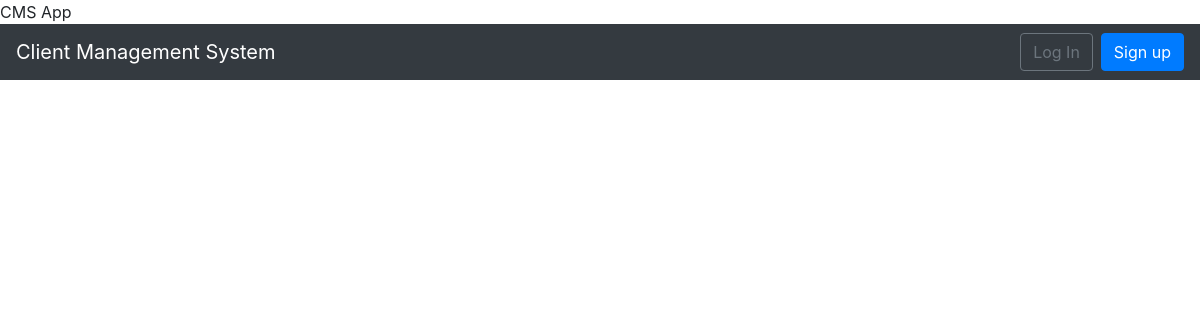
Before: /clients/ with the older database file.
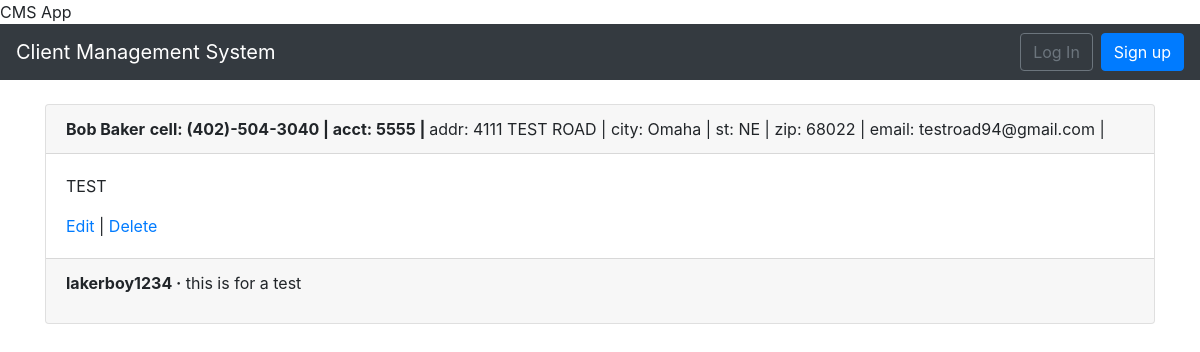
After: the same page with the newer database file.
### clients/models.py (models this page shows, shortened)
class Client(models.Model):
    name = models.CharField(max_length=50,blank=False, null=False, default=' ')
    address = models.CharField(max_length=50, blank=True, null=True,default=' ')
    city = models.CharField(max_length=50, default=' ')
    state = models.CharField(max_length=50, default='NE')
    zipcode = models.CharField(max_length=10, default='00000')
    email = models.EmailField(max_length=100, default=' ')
    cell_phone = models.CharField(max_length=50,default='(402)000-0000')
    acct_number = models.CharField(max_length=50,blank=True, null=True, default='00000')
    notes = models.TextField()
    date = models.DateTimeField(auto_now_add=True)
    author = models.ForeignKey(
        get_user_model(),
        on_delete=models.CASCADE,
    )

class Comment(models.Model):
    client = models.ForeignKey(
        Client,
        on_delete=models.CASCADE,
        related_name='comments',
    )
    comment = models.CharField(max_length=140)
    author = models.ForeignKey(
        get_user_model(),
        on_delete=models.CASCADE,
    )
    def __str__(self):
        return self.comment

### users/models.py (models this page shows)
class CustomUser(AbstractUser):
    department = models.CharField(max_length=50, default=' ', null=True, blank=True)
    employee_cell_phone = models.CharField (max_length=50, default=' ', null=True, blank=True)

### clients/views.py (the view)
# urls.py: path('', ClientListView.as_view(), name='client_list'),
class ClientListView(ListView):
    model = Client
    template_name = 'client_list.html'

### templates/client_list.html (shortened to what this page needs)
{% extends 'base.html' %}
{% block content %}
  {% for client in object_list %}
    <div class="card">
      <div class="card-header">
        <span class="font-weight-bold">{{ client.name }}</span>
        <span class="font-weight-bold">cell: {{ client.cell_phone }} | </span>
        <span class="font-weight-bold">acct: {{ client.acct_number }} | </span>
        <span class="font-muted">addr: {{ client.address }} | </span>
        <span class="font-muted-">city: {{ client.city }} | </span>
        <span class="font-muted">st: {{ client.state }} | </span>
        <span class="font-muted">zip: {{ client.zipcode }} | </span>
        <span class="font-muted">email: {{ client.email }} | </span>
      </div>
      <div class="card-body">
        <p>{{ client.notes }}</p>
        <a href="{% url 'client_edit' client.pk %}">Edit</a> |
        <a href="{% url 'client_delete' client.pk %}">Delete</a>
      </div>
      <div class="card-footer">
        {% for comment in client.comments.all %}
          <p>
            <span class="font-weight-bold">{{ comment.author }} &middot;</span>
            {{ comment }}
          </p>
        {% endfor %}
      </div>
    </div>
    <br />
  {% endfor %}
{% endblock content %}

### templates/base.html (shortened to what this page needs)
<!doctype html>
<html lang="en">
  <head>
    <link rel="stylesheet" href="https://stackpath.bootstrapcdn.com/bootstrap/4.1.3/css/bootstrap.min.css">
    <name>{% block name %}CMS App{% endblock name %}</name>
  </head>
  <body>
    <nav class="navbar navbar-expand-md navbar-dark bg-dark mb-4">
      <a class="navbar-brand" href="{% url 'home' %}">Client Management System</a>
      <div class="collapse navbar-collapse" id="navbarCollapse">
        {% if user.is_authenticated %}
          <ul class="navbar-nav ml-auto">
            <li class="nav-item">
              <a class="nav-link dropdown-toggle" href="#" id="userMenu"\
              data-toggle="dropdown" aria-haspopup="true" aria-expanded\
              ="false">
                {{ user.username }}
              </a>
              <div class="dropdown-menu dropdown-menu-right"
              aria-labelledby="userMenu">
                <a class="dropdown-item" href="{% url 'password_change'
                %}">Change password</a>
                <div class="dropdown-divider"></div>
                <a class="dropdown-item" href="{% url 'logout' %}">
                Log Out</a>
              </div>
            </li>
          </ul>
        {% else %}
          <form class="form-inline ml-auto">
            <a href="{% url 'login' %}" class="btn btn-outline-secondary">
            Log In</a>
            <a href="{% url 'signup' %}" class="btn btn-primary ml-2">
            Sign up</a>
          </form>
        {% endif %}
      </div>
    </nav>
    <div class="container">
      {% block content %}
      {% endblock content %}
    </div>
  </body>

Changed rows visible on the page:
added Client: name "Bob Baker", cell_phone "(402)-504-3040", acct_number "5555", address "4111 TEST ROAD", city "Omaha", state "NE", zipcode "68022", email "testroad94@gmail.com", notes "TEST"
added Comment: author "lakerboy1234", comment "this is for a test"
